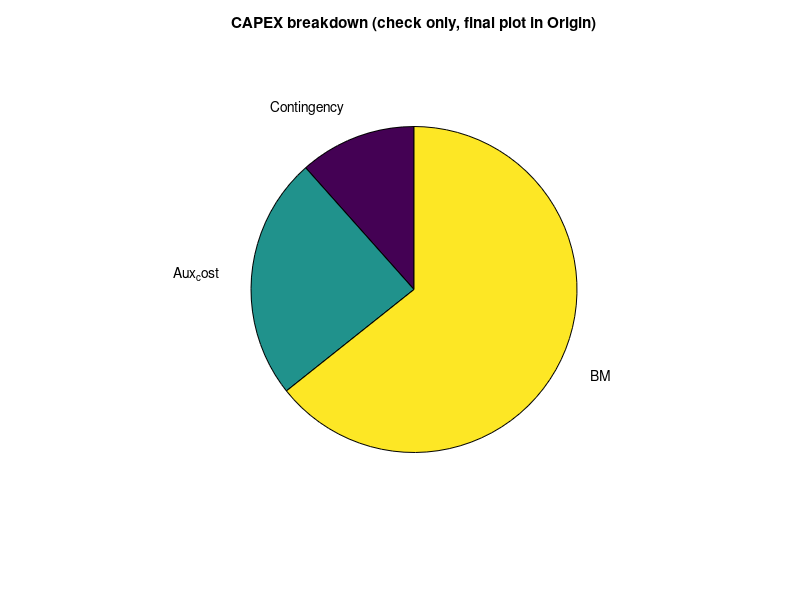

This figure's MATLAB source: (Note: this script raises an error after producing the figure.)
% Load data
clc;clear; close all;
load('preparedData_TIC_pie.mat');  % adjust path if needed

% 1) Construct data vector (in the order you want wedges)
pieVals = [
    IC_comp(1)
    IC_comp(2)
    IC_comp(3)
];

% 2) Construct corresponding labels (short, Origin-friendly)
pieLabels = {
    'Contingency'
    'Aux_cost'
    'BM'

};

% 3) Quick check pie in MATLAB (optional)
figure;
pie(pieVals, pieLabels);
title('CAPEX breakdown (check only, final plot in Origin)');

% 4) Export values + labels to CSV for Origin
T = table(pieLabels, pieVals, 'VariableNames', {'Label','Value'});
writetable(T, 'TIC_pie_data.csv');  % Origin can import this directly
